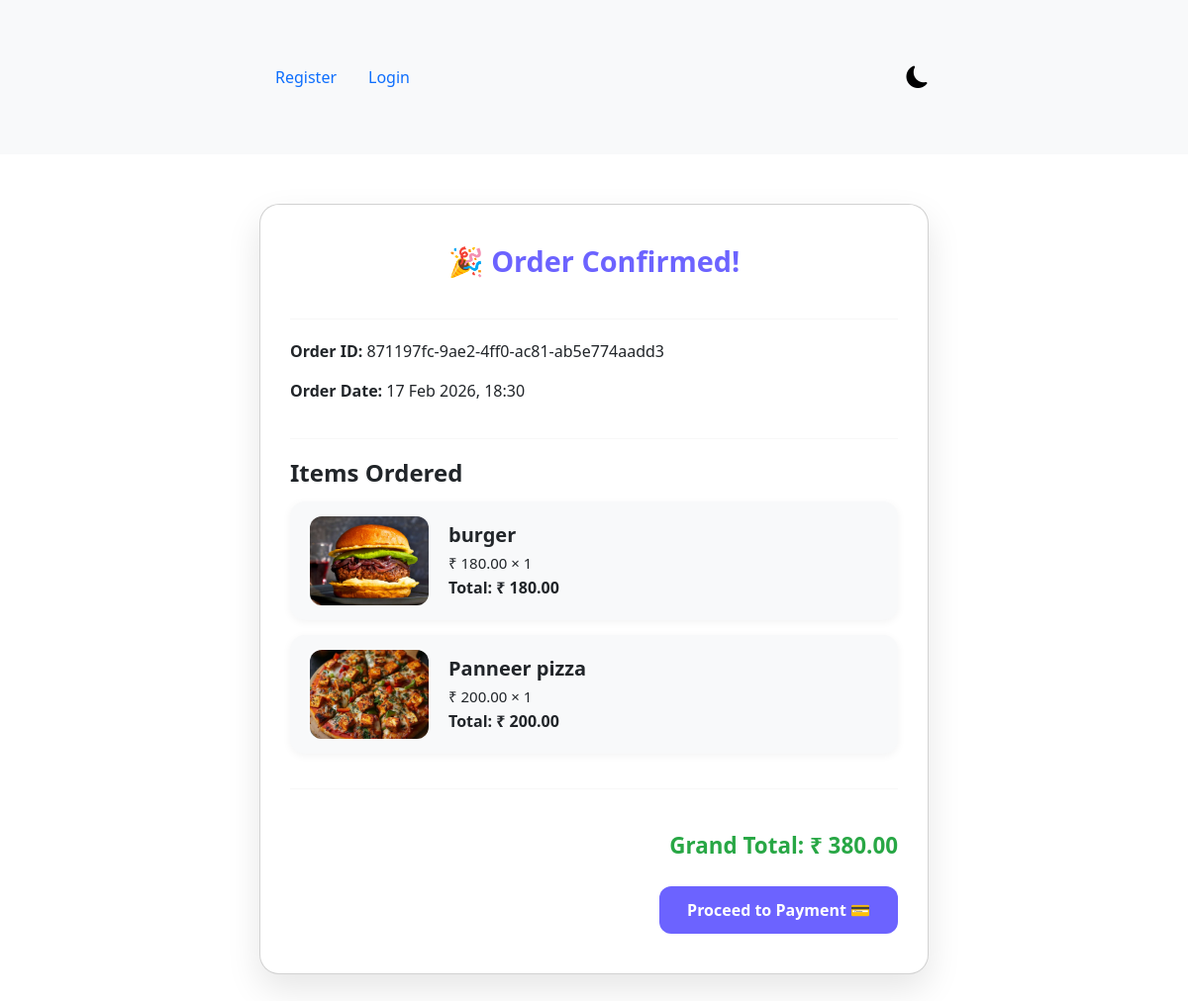
The app's page /foods/payment/8/ with its own data.
### foods/models.py (models this page shows, shortened)
class Order(models.Model):
    user = models.ForeignKey(User, on_delete=models.CASCADE)
    order_id = models.UUIDField(default=uuid.uuid4, editable=False, unique=True)
    created_at = models.DateTimeField(auto_now_add=True)
    total_price = models.DecimalField(max_digits=10, decimal_places=2)

class OrderItem(models.Model):
    order = models.ForeignKey(Order, related_name='items', on_delete=models.CASCADE)
    food_name = models.CharField(max_length=200)
    price = models.DecimalField(max_digits=8, decimal_places=2)
    quantity = models.IntegerField()
    food_img = models.ImageField(upload_to='orders/', null=True, blank=True)
    def get_total(self):
        return self.price * self.quantity

### foods/views.py (the view)
# urls.py: path('payment/<int:order_id>/', views.payment_page, name='payment_page'),
def payment_page(request, order_id):
    order = get_object_or_404(Order, id=order_id)
    items = order.items.all()
    return render(request, 'foods/orderdetails.html', {
        'order': order,
        'thing': items
    })

### templates/foods/orderdetails.html (shortened to what this page needs)
{% extends 'base.html' %}
{% load static %}
{% block content %}
<div class="container">
    <div class="card">
        <h2 class="text-center">🎉 Order Confirmed!</h2>
        <hr>
        <p><strong>Order ID:</strong> {{ order.order_id }}</p>
        <p><strong>Order Date:</strong> {{ order.created_at|date:"d M Y, H:i" }}</p>
        <hr>
        <h4>Items Ordered</h4>
        {% for item in thing %}
        <div class="item-card">
            {% if item.food_img %}
            <img src="{{ item.food_img.url }}" alt="{{ item.food_name }}">
            {% endif %}
            <div>
                <h5>{{ item.food_name }}</h5>
                <p>₹ {{ item.price }} × {{ item.quantity }}</p>
                <strong>Total: ₹ {{ item.get_total }}</strong>
            </div>
        </div>
        {% endfor %}
        <hr>
        <div class="grand-total">Grand Total: ₹ {{ order.total_price }}</div>
        <div class="text-end mt-4">
            <a href="{% url 'payment_options' order.id %}" class="btn-proceed">
                Proceed to Payment 💳
            </a>
        </div>
    </div>
</div>
{% endblock %}

### templates/base.html (style rules this page uses)
:root { --bg-color: #ffffff; --text-color: #000000; --card-bg: #ffffff; --nav-bg: #f8f9fa; }
body { background-color: var(--bg-color); color: var(--text-color); transition: all 0.3s ease; scroll-behavior: smooth; }
.card, .jumbotron { background-color: var(--card-bg) !important; border-radius: 12px; }

### templates/foods/orderdetails.html (style rules this page uses)
.container { max-width: 700px; margin: 50px auto; font-family: 'Segoe UI', Tahoma, Geneva, Verdana, sans-serif; }
.card { background-color: var(--bs-body-bg); color: var(--bs-body-color); border-radius: 20px; padding: 40px 30px; box-shadow: 0 15px 35px rgba(0,0,0,0.1); transition: transform 0.2s, box-shadow 0.2s; }
.card h2 { font-weight: 700; font-size: 1.8rem; margin-bottom: 20px; color: #6c63ff; }
.card h4 { font-weight: 600; margin-bottom: 15px; }
.card hr { border-top: 1px solid #ddd; margin: 20px 0; }
.item-card { display: flex; align-items: center; background-color: var(--bs-gray-100); padding: 15px 20px; border-radius: 15px; margin-bottom: 15px; box-shadow: 0 2px 8px rgba(0,0,0,0.05); transition: transform 0.2s, box-shadow 0.2s; }
.item-card h5, .item-card p, .item-card strong { color: #212529; }
.item-card img { width: 120px; height: 90px; object-fit: cover; border-radius: 12px; margin-right: 20px; }
.item-card h5 { font-weight: 600; margin-bottom: 5px; }
.item-card p { margin: 2px 0; font-size: 15px; color: var(--bs-body-color); }
.item-card strong { font-weight: 600; color: var(--bs-body-color); }
.grand-total { font-size: 1.4rem; font-weight: 700; color: #28a745; text-align: right; margin-top: 20px; }
.btn-proceed { display: inline-block; font-size: 16px; padding: 12px 28px; border-radius: 12px; background-color: #6c63ff; color: #fff; font-weight: 600; text-decoration: none; transition: background-color 0.3s, transform 0.2s; }
.card p, .card p>strong, .card h4 { color: var(--bs-body-color); }

### records on screen
Order: order_id "871197fc-9ae2-4ff0-ac81-ab5e774aadd3", created_at "17 Feb 2026, 18:30", total_price "380.00"
OrderItem: food_img (picture), food_name "burger", price "180.00", quantity "1", get_total "180.00"
OrderItem: food_img (picture), food_name "Panneer pizza", price "200.00", quantity "1", get_total "200.00"
